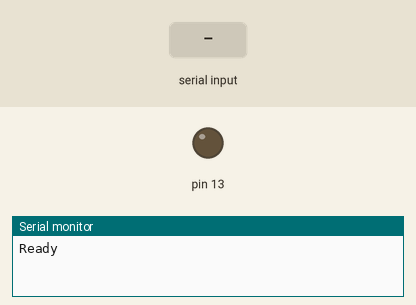
This sketch was run on a simulated Arduino Uno, built with avr-gcc and run on an emulated ATmega328P. On the bench: output pins drawn as LEDs (lit = HIGH), the last lines printed to the serial monitor. The test bench sets the inputs (shaded band).

Above: at 1.2 s.
1.3 s: "1" received over Serial
At 2.6 s:
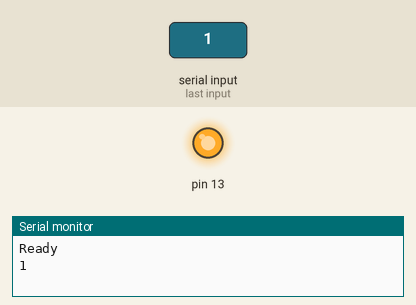
2.9 s: "0" received over Serial
At 4.1 s:
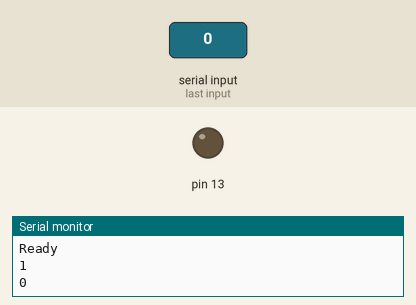
Timing chart, 0 to 5.9 s (numbered marks = the images above; inputs shaded):
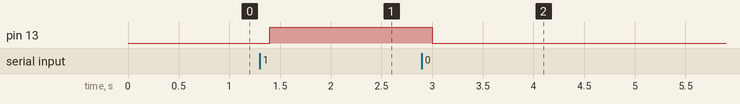

The sketch:

sketch_dec13a.ino
```cpp
void setup() {
Serial.begin(9600); // set the baud rate
Serial.println("Ready"); // print "Ready" once
pinMode(13, OUTPUT);
}
void loop() {
char inByte = ' ';
if(Serial.available()){ // only send data back if data has been sent
char inByte = Serial.read(); // read the incoming data
if(inByte == '1'){
  digitalWrite(13, HIGH);
} else{
  digitalWrite(13, LOW);
}
Serial.println(inByte); // print "Ready" once
}
delay(100); // delay for 1/10 of a second
}
```

Measured:
- after the input at 1.3 s, pin 13: LOW → HIGH after 0.10 s
- after the input at 2.9 s, pin 13: HIGH → LOW after 0.10 s
